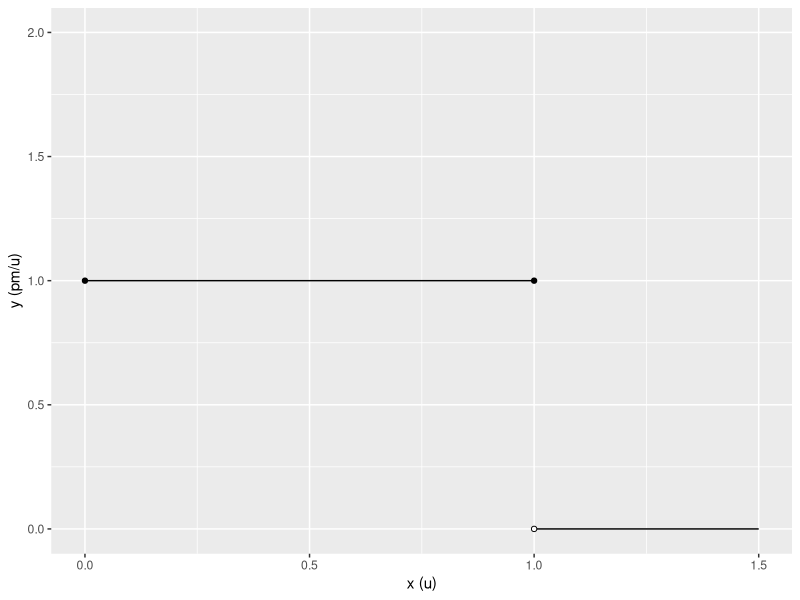
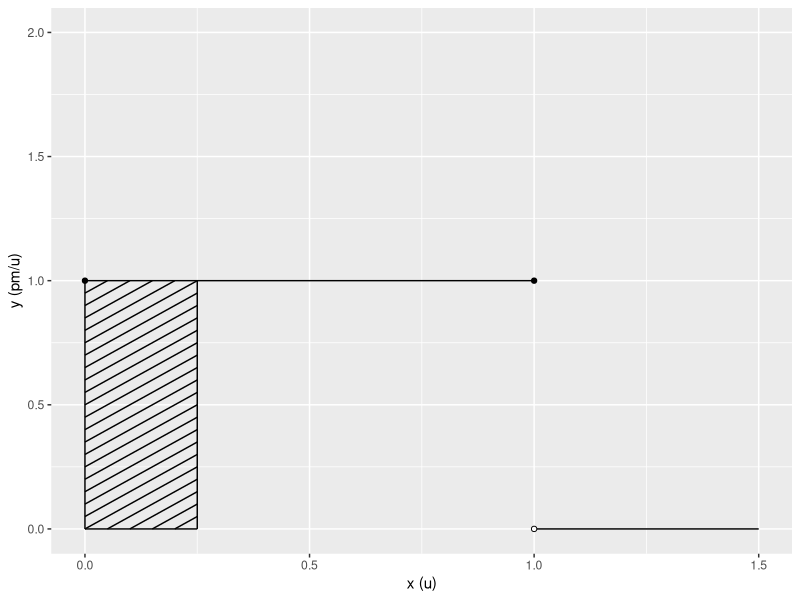
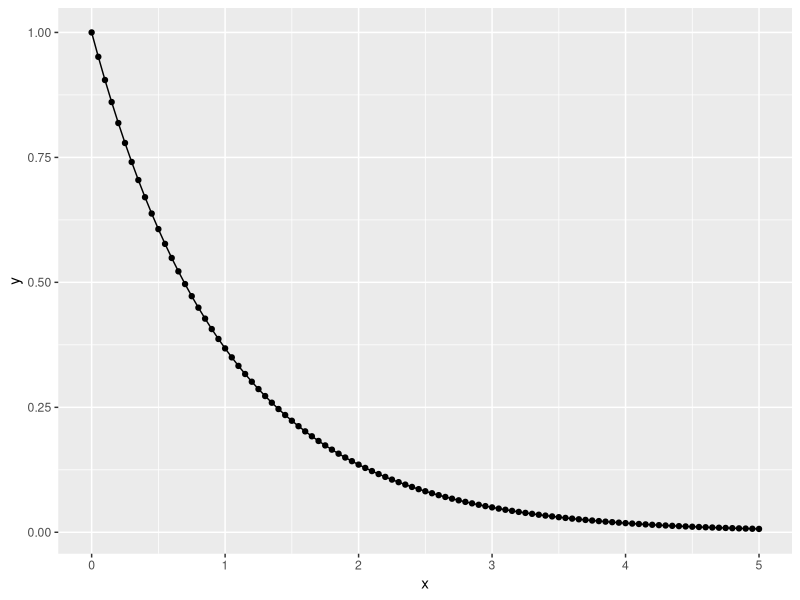
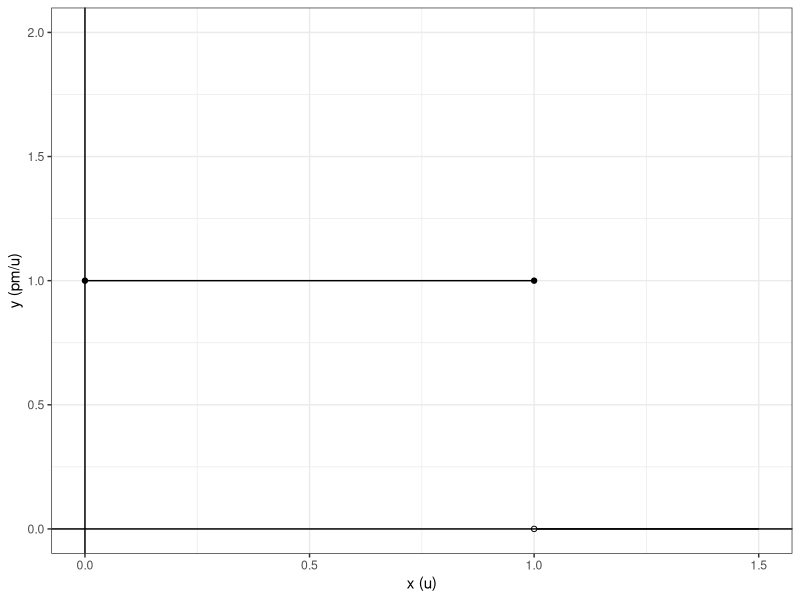
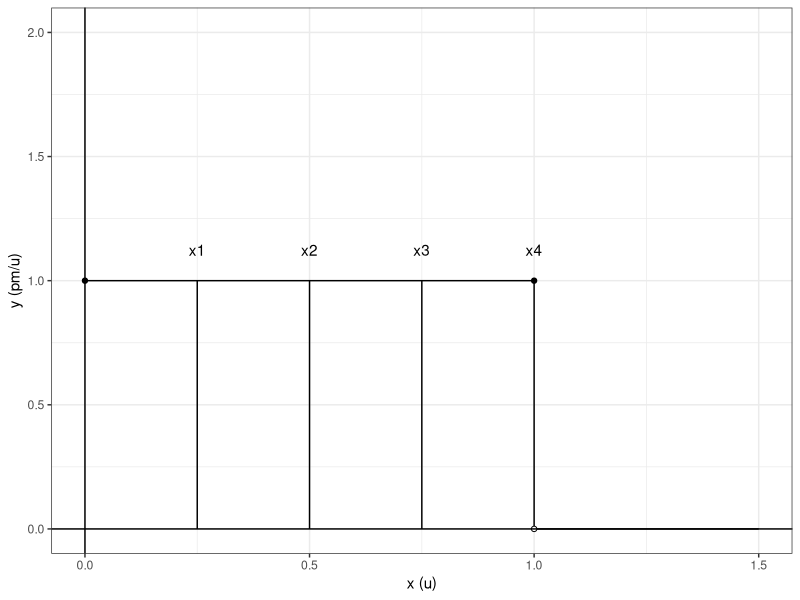
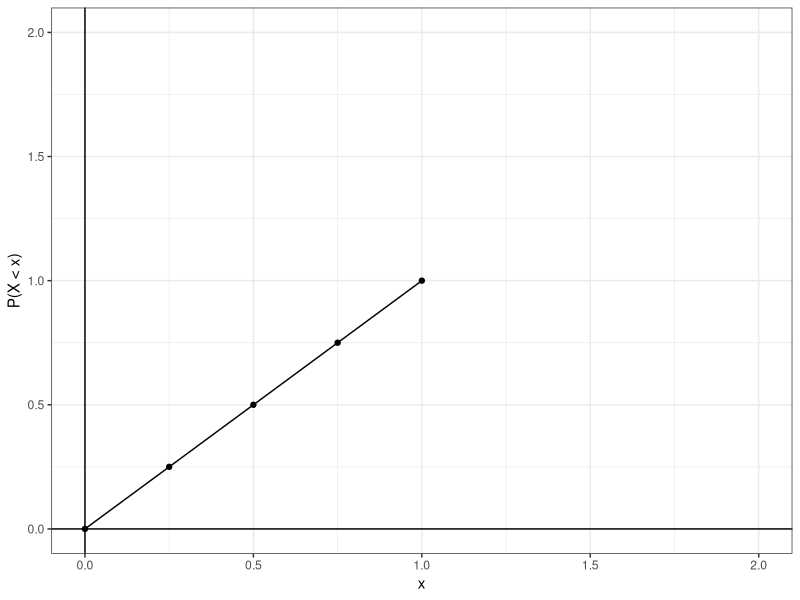
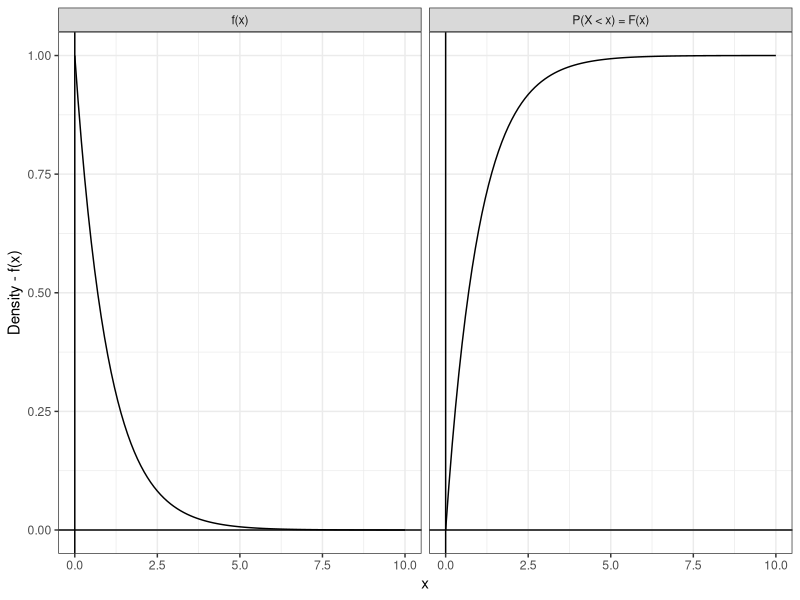
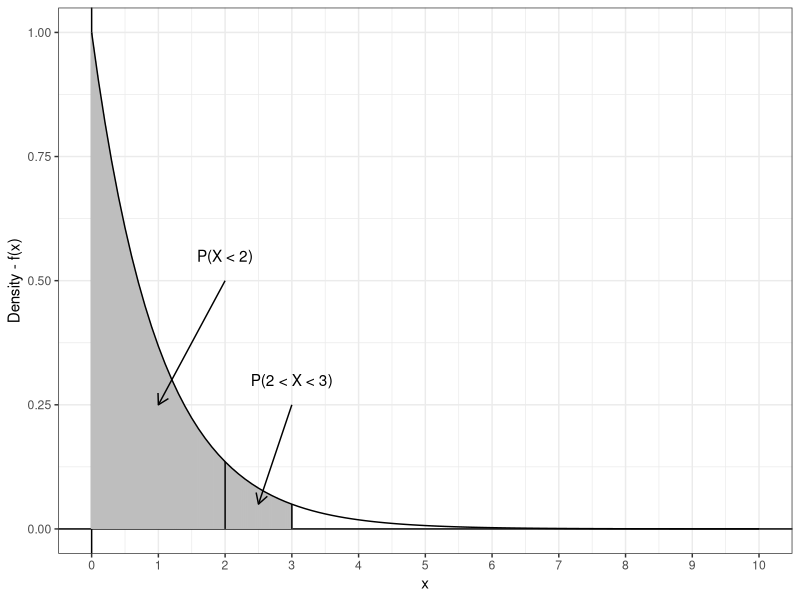

Recreate these plots in R, in order.
## ---- chunk 1
a <- data.frame(x = c(0,1), 
                y = c(1,0),
                x_end = c(1,1.5),
                y_end = c(1,0))

b <- data.frame(x = c(0,1), 
                y = c(1,1))

d <- data.frame(x = c(1), 
                y = c(0))
                

ggplot2::ggplot(a, ggplot2::aes(x = x, y = y)) +
  ggplot2::geom_segment(data = a, ggplot2::aes(x = x, y = y, xend = x_end, yend = y_end)) +
  ggplot2::scale_y_continuous(limits = c(0,2)) +
  ggplot2::scale_x_continuous(limits = c(0,1.5)) +
  ggplot2::labs(y = "y (pm/u)", x = "x (u)") +
  ggplot2::geom_point(data = b, ggplot2::aes(x=x,y=y)) +
  ggplot2::geom_point(data = d, ggplot2::aes(x=x,y=y), shape = 21, fill = 'white')


## ---- chunk 2

a <- seq(-.25,1, by = .05)
b <- data.frame(x = c(0,.25,0,0,1), 
                y = c(1,0,0,0,0),
                x_end = c(1,.25,.25,0,1.5),
                y_end = c(1,1,0,1,0))

df <- data.frame(x = ifelse(a < 0, abs(a), 0), 
                 y = ifelse(a < 0, 0, a), 
                 x_end = ifelse(a + .25 > 1, (1-a), .25),
                 y_end = ifelse(a + .25 > 1, 1, a + .25))

b <- data.frame(rbind(b,df))


c <- data.frame(x = c(0,1), 
                y = c(1,1))


d <- data.frame(x = c(1), 
                y = c(0))
                

ggplot2::ggplot(b, ggplot2::aes(x = x, y = y)) +
  ggplot2::geom_segment(data = b, ggplot2::aes(x = x, y = y, xend = x_end, yend = y_end)) +
  ggplot2::scale_y_continuous(limits = c(0,2)) +
  ggplot2::scale_x_continuous(limits = c(0,1.5)) +
  ggplot2::labs(y = "y (pm/u)", x = "x (u)") +
  ggplot2::geom_point(data = c, ggplot2::aes(x=x,y=y)) +
  ggplot2::geom_point(data = d, ggplot2::aes(x=x,y=y), shape = 21, fill = 'white')


## ---- chunk 3
x <- seq(0,5,.05)
y <- exp(-x)
z <- data.frame(x,y)

ggplot2::ggplot(data = z, ggplot2::aes(x=x,y=y))+
  ggplot2::geom_point() +
  ggplot2::geom_line()
## ---- chunk 4
a <- data.frame(x = c(0,1), 
                y = c(1,0),
                x_end = c(1,1.5),
                y_end = c(1,0))

b <- data.frame(x = c(0,1), 
                y = c(1,1))

d <- data.frame(x = c(1), 
                y = c(0))
                

ggplot2::ggplot(a, ggplot2::aes(x = x, y = y)) +
  ggplot2::geom_segment(data = a, ggplot2::aes(x = x, y = y, xend = x_end, yend = y_end)) +
  ggplot2::scale_y_continuous(limits = c(0,2)) +
  ggplot2::scale_x_continuous(limits = c(0,1.5)) +
  ggplot2::labs(y = "y (pm/u)", x = "x (u)") +
  ggplot2::geom_point(data = b, ggplot2::aes(x=x,y=y)) +
  ggplot2::geom_point(data = d, ggplot2::aes(x=x,y=y), shape = 21, fill = 'white') +
  ggplot2::geom_vline(xintercept = 0) +
  ggplot2::geom_hline(yintercept = 0) +
  ggplot2::theme_bw()

## ---- chunk 5
a <- data.frame(x = c(0,1), 
                y = c(1,0),
                x_end = c(1,1.5),
                y_end = c(1,0))

b <- data.frame(x = c(0,1), 
                y = c(1,1))

d <- data.frame(x = c(1), 
                y = c(0))

e <- data.frame (x = c(.25,.5,.75,1), 
                y = c(0,0,0,0),
                x_end = c(.25,.5,.75,1),
                y_end = c(1,1,1,1))

f <- data.frame(x = c(.25,.5,.75,1),
                y = c(1.125,1.125,1.125,1.125),
                text = c('x1', 'x2' ,'x3', 'x4'))
                

ggplot2::ggplot(a, ggplot2::aes(x = x, y = y)) +
  ggplot2::geom_segment(data = a, ggplot2::aes(x = x, y = y, xend = x_end, yend = y_end)) +
  ggplot2::geom_segment(data = e, ggplot2::aes(x = x, y = y, xend = x_end, yend = y_end)) +
  ggplot2::geom_text(data = f, ggplot2::aes(x = x, y = y, label = text)) +
  ggplot2::scale_y_continuous(limits = c(0,2)) +
  ggplot2::scale_x_continuous(limits = c(0,1.5)) +
  ggplot2::labs(y = "y (pm/u)", x = "x (u)") +
  ggplot2::geom_point(data = b, ggplot2::aes(x=x,y=y)) +
  ggplot2::geom_point(data = d, ggplot2::aes(x=x,y=y), shape = 21, fill = 'white') +
  ggplot2::geom_vline(xintercept = 0) +
  ggplot2::geom_hline(yintercept = 0) +
  ggplot2::theme_bw()

## ---- chunk 6
x <- c(.25,.5,.75,1)
y <- c(1,1,1,1)
q <- x * y

sample_space <- data.frame(x,y,q)
names(sample_space) <- c('Base - x', 'Height - f(x)','P(X < x) - Base x Height')

x <- flextable::flextable(sample_space)
x <- flextable::align(x, align = 'center', part = 'body')
x <- flextable::align(x, align = 'center', part = 'header')
x <- flextable::bg(x, bg = 'gray', part = 'header')
x
## ---- chunk 7
a <- data.frame(x = c(0,.25,.5,.75,1), 
                y = c(0,.25,.5,.75,1))

ggplot2::ggplot(a, ggplot2::aes(x = x, y = y)) +
  ggplot2::geom_point(shape = 21, color = 'black', fill = 'black') +
  ggplot2::geom_line() +
  ggplot2::xlim(c(0,2)) +
  ggplot2::ylim(c(0,2)) +
  ggplot2::theme_bw() +
  ggplot2::geom_vline(xintercept = 0) +
  ggplot2::geom_hline(yintercept = 0) +
  ggplot2::labs(y = "P(X < x)", x = "x")

## ---- chunk 8
x <- seq(0,10, by = .1)
y <- rep(c("f(x)","P(X < x) = F(x)"), each = length(x))
pdf <- exp(-x)
cdf <- 1-exp(-x)
outs <- c(pdf,cdf)
plot_data <- data.frame(outs, y, x)

ggplot2::ggplot(plot_data, ggplot2::aes(x = x, y = outs)) +
  ggplot2::geom_line() +
  ggplot2::theme_bw() +
  ggplot2::geom_vline(xintercept = 0) +
  ggplot2::geom_hline(yintercept = 0) +
  ggplot2::facet_wrap(~ y) +
  ggplot2::labs(y = 'Density - f(x)')

## ---- chunk 9
x <- seq(0,10, by = .1)
linx <- seq(0,3, by = .01)
pdf <- exp(-x)
Area <- ifelse(linx < 2, 'P(X < 2)', 'P(X < 3)')
plot_data <- data.frame(pdf, x)
verts <- data.frame(x = c(2,3), y = c(0,0),
                        xend = c(2,3), yend = exp(-c(2,3)))


lins <- data.frame(x_start = linx, y_start = 0, x_end = linx, y_end = exp(-linx),
                   Area)

ggplot2::ggplot(plot_data, ggplot2::aes(x = x, y = pdf)) +
  ggplot2::theme_bw() +
  ggplot2::geom_vline(xintercept = 0) +
  ggplot2::geom_hline(yintercept = 0) +
  ggplot2::geom_segment(data = lins, ggplot2::aes(x = x_start, 
                                                  y = y_start, 
                                                  xend = x_end, 
                                                  yend = y_end),
                        color = 'gray') +
  ggplot2::geom_segment(data = verts, ggplot2::aes(x = x, y = y,
                        xend = xend, yend = yend)) +
  ggplot2::geom_line() +
  ggplot2::labs(y = 'Density - f(x)') +
  ggplot2::annotate('segment',x = 3, y = .25, xend = 2.5, yend = 0.05,
                    arrow = ggplot2::arrow(length = ggplot2::unit(0.3, "cm"))) +
  ggplot2::annotate('text', x = 3, y = .3, label = 'P(2 < X < 3)') +
  ggplot2::annotate('segment',x = 2, y = .5, xend = 1, yend = 0.25,
                    arrow = ggplot2::arrow(length = ggplot2::unit(0.3, "cm"))) +
  ggplot2::annotate('text', x = 2, y = .55, label = 'P(X < 2)') +
  ggplot2::scale_x_continuous(breaks = 0:10)

## ---- chunk 10
x <- seq(0,10, by = .1)
linx <- seq(0,10, by = .01)
pdf <- exp(-x)
Area <- ifelse(linx < 2, 'P(X < 2)', 'P(X < 3)')
plot_data <- data.frame(pdf, x)
verts <- data.frame(x = c(2,3), y = c(0,0),
                        xend = c(2,3), yend = exp(-c(2,3)))


lins <- data.frame(x_start = linx, y_start = 0, x_end = linx, y_end = ifelse(linx < 2 | linx > 3, exp(-linx),0),
                   Area)

ggplot2::ggplot(plot_data, ggplot2::aes(x = x, y = pdf)) +
  ggplot2::theme_bw() +
  ggplot2::geom_vline(xintercept = 0) +
  ggplot2::geom_hline(yintercept = 0) +
  ggplot2::geom_segment(data = lins, ggplot2::aes(x = x_start, 
                                                  y = y_start, 
                                                  xend = x_end, 
                                                  yend = y_end),
                        color = 'gray') +
  ggplot2::geom_segment(data = verts, ggplot2::aes(x = x, y = y,
                        xend = xend, yend = yend)) +
  ggplot2::geom_line() +
  ggplot2::labs(y = 'Density - f(x)') +
  ggplot2::annotate('segment',x = 3, y = .25, xend = 3.5, yend = 0.01,
                    arrow = ggplot2::arrow(length = ggplot2::unit(0.3, "cm"))) +
  ggplot2::annotate('text', x = 3, y = .3, label = 'P(3 < X)') +
  ggplot2::annotate('segment',x = 2, y = .5, xend = 1, yend = 0.25,
                    arrow = ggplot2::arrow(length = ggplot2::unit(0.3, "cm"))) +
  ggplot2::annotate('text', x = 2, y = .55, label = 'P(X < 2)') +
  ggplot2::scale_x_continuous(breaks = 0:10)
